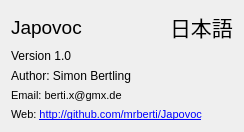
<?xml version="1.0" encoding="UTF-8"?>
<ui version="4.0">
 <class>AboutDialog</class>
 <widget class="QDialog" name="AboutDialog">
  <property name="geometry">
   <rect>
    <x>0</x>
    <y>0</y>
    <width>244</width>
    <height>113</height>
   </rect>
  </property>
  <property name="windowTitle">
   <string>Dialog</string>
  </property>
  <layout class="QVBoxLayout" name="verticalLayout_2">
   <item>
    <layout class="QVBoxLayout" name="verticalLayout">
     <item>
      <layout class="QHBoxLayout" name="horizontalLayout">
       <item>
        <widget class="QLabel" name="label">
         <property name="font">
          <font>
           <pointsize>14</pointsize>
          </font>
         </property>
         <property name="text">
          <string>Japovoc</string>
         </property>
        </widget>
       </item>
       <item>
        <spacer name="horizontalSpacer">
         <property name="orientation">
          <enum>Qt::Horizontal</enum>
         </property>
         <property name="sizeHint" stdset="0">
          <size>
           <width>40</width>
           <height>20</height>
          </size>
         </property>
        </spacer>
       </item>
       <item>
        <widget class="QLabel" name="label_5">
         <property name="font">
          <font>
           <family>MS Mincho</family>
           <pointsize>16</pointsize>
          </font>
         </property>
         <property name="text">
          <string>日本語</string>
         </property>
        </widget>
       </item>
      </layout>
     </item>
     <item>
      <spacer name="verticalSpacer">
       <property name="orientation">
        <enum>Qt::Vertical</enum>
       </property>
       <property name="sizeHint" stdset="0">
        <size>
         <width>20</width>
         <height>40</height>
        </size>
       </property>
      </spacer>
     </item>
     <item>
      <widget class="QLabel" name="label_2">
       <property name="text">
        <string>Version 1.0</string>
       </property>
      </widget>
     </item>
     <item>
      <widget class="QLabel" name="label_3">
       <property name="text">
        <string>Author: Simon Bertling</string>
       </property>
      </widget>
     </item>
     <item>
      <widget class="QLabel" name="label_4">
       <property name="text">
        <string>&lt;!DOCTYPE HTML PUBLIC &quot;-//W3C//DTD HTML 4.0//EN&quot; &quot;http://www.w3.org/TR/REC-html40/strict.dtd&quot;&gt;
&lt;html&gt;&lt;head&gt;&lt;meta name=&quot;qrichtext&quot; content=&quot;1&quot; /&gt;&lt;style type=&quot;text/css&quot;&gt;
p, li { white-space: pre-wrap; }
&lt;/style&gt;&lt;/head&gt;&lt;body style=&quot; font-family:'MS Shell Dlg 2'; font-size:8.25pt; font-weight:400; font-style:normal;&quot;&gt;
&lt;p style=&quot; margin-top:0px; margin-bottom:0px; margin-left:0px; margin-right:0px; -qt-block-indent:0; text-indent:0px;&quot;&gt;&lt;span style=&quot; font-size:8pt;&quot;&gt;Email: berti.x@gmx.de&lt;/span&gt;&lt;/p&gt;&lt;/body&gt;&lt;/html&gt;</string>
       </property>
      </widget>
     </item>
     <item>
      <widget class="QLabel" name="label_6">
       <property name="text">
        <string>&lt;!DOCTYPE HTML PUBLIC &quot;-//W3C//DTD HTML 4.0//EN&quot; &quot;http://www.w3.org/TR/REC-html40/strict.dtd&quot;&gt;
&lt;html&gt;&lt;head&gt;&lt;meta name=&quot;qrichtext&quot; content=&quot;1&quot; /&gt;&lt;style type=&quot;text/css&quot;&gt;
p, li { white-space: pre-wrap; }
&lt;/style&gt;&lt;/head&gt;&lt;body style=&quot; font-family:'MS Shell Dlg 2'; font-size:8.25pt; font-weight:400; font-style:normal;&quot;&gt;
&lt;p style=&quot; margin-top:0px; margin-bottom:0px; margin-left:0px; margin-right:0px; -qt-block-indent:0; text-indent:0px;&quot;&gt;&lt;span style=&quot; font-size:8pt;&quot;&gt;Web: &lt;/span&gt;&lt;a href=&quot;http://github.com/mrberti/Japovoc&quot;&gt;&lt;span style=&quot; text-decoration: underline; color:#0000ff;&quot;&gt;http://github.com/mrberti/Japovoc&lt;/span&gt;&lt;/a&gt;&lt;/p&gt;&lt;/body&gt;&lt;/html&gt;</string>
       </property>
      </widget>
     </item>
    </layout>
   </item>
  </layout>
 </widget>
 <resources/>
 <connections/>
</ui>
